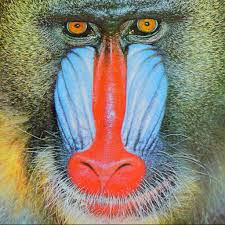
#> input picture week 6/image.png, 225 x 225 px
$ jupyter execute task2.ipynb
#> lines starting #> are read from the running program, lines starting #| are printed output that depends on the picture
[cell 1]
import cv2
import numpy as np
import matplotlib.pyplot as plt


img = cv2.imread("image.png")
#> img is the input picture: shape (225, 225, 3); mean B, G, R 114.1, 129.7, 138.1

kernel_3x3 = np.ones((3, 3), np.float32) / 9
blurred = cv2.filter2D(img, -1, kernel_3x3)
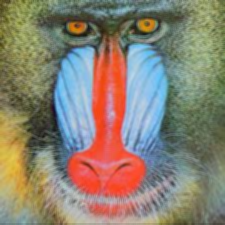
#> blurred: shape (225, 225, 3); mean B, G, R 114.2, 129.7, 138.2

kernel_7x7 = np.ones((7,7), np.float32)/ (7*7)
blurred2 = cv2.filter2D(img, -1, kernel_7x7)
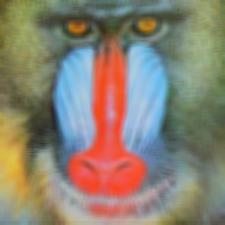
#> blurred2: shape (225, 225, 3); mean B, G, R 114.2, 129.8, 138.2

kernel_9x9 = np.ones((9,9), np.float32) / (9*9)
blurred3 = cv2.filter2D(img, -1, kernel_9x9)


plt.figure(figsize=[15,5])
plt.subplot(141);plt.imshow(img[...,::-1]);plt.title("Original")
plt.subplot(142);plt.imshow(blurred[...,::-1]);plt.title("blurred with 3x3 filter")
plt.subplot(143);plt.imshow(blurred2[...,::-1]);plt.title("blurred with 7x7 filter")
plt.subplot(144);plt.imshow(blurred3[...,::-1]);plt.title("blurred with 9x9 filter")
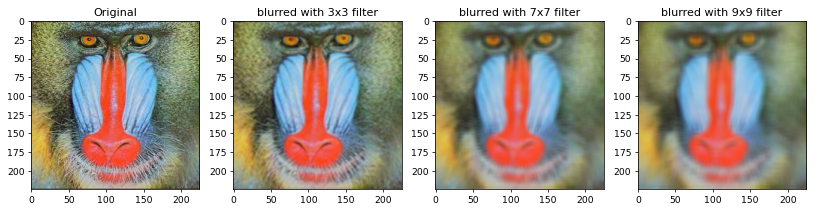
#> figure drawn by matplotlib, 4 panels

image details are getting lost as kernel size increases. Image gets blurry

[cell 2]
blur = cv2.blur(img, (7,7))

guassian = cv2.GaussianBlur(img, (3,3), 0)

median = cv2.medianBlur(img, 5)
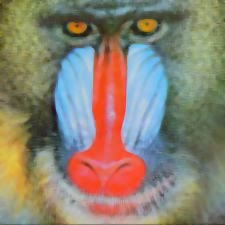
#> median: shape (225, 225, 3); mean B, G, R 114.2, 129.9, 138.6

bilateral = cv2.bilateralFilter(img, 9, 75, 75)
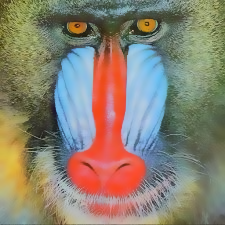
#> bilateral: shape (225, 225, 3); mean B, G, R 114.2, 129.8, 138.3

plt.figure(figsize=[15,10])
plt.subplot(231);plt.imshow(img[...,::-1]);plt.title("Original")
plt.subplot(232);plt.imshow(blur[...,::-1]);plt.title("After uniform filter")
plt.subplot(233);plt.imshow(guassian[...,::-1]);plt.title("After non-uniform gaussian filter")
plt.subplot(234);plt.imshow(median[...,::-1]);plt.title("After median filter")
plt.subplot(235);plt.imshow(bilateral[...,::-1]);plt.title("After bilateral filter")
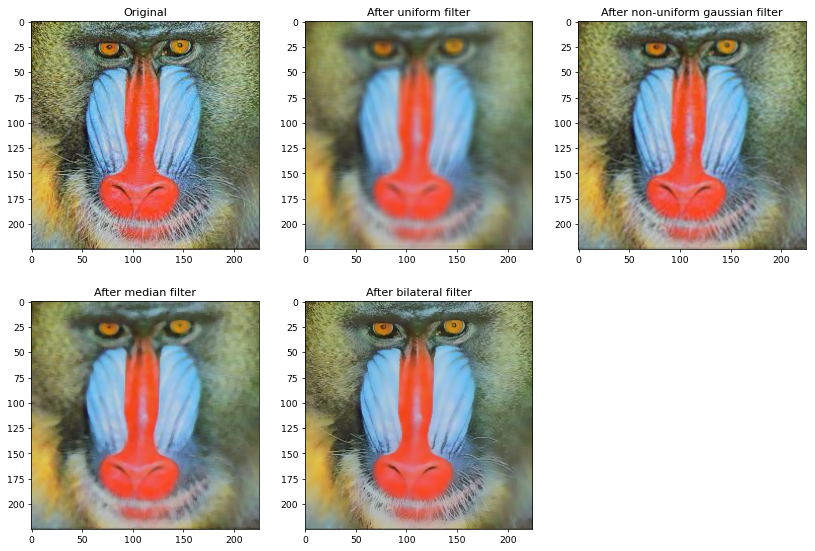
#> figure drawn by matplotlib, 5 panels
